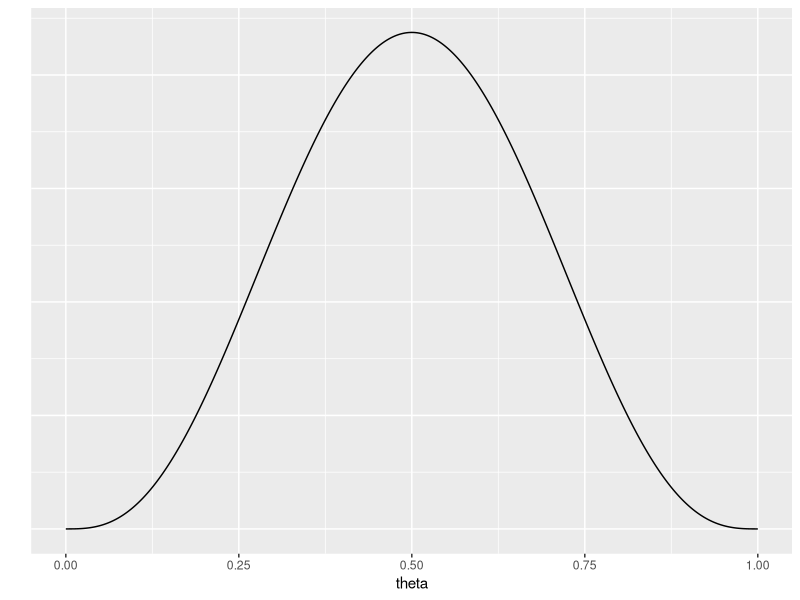
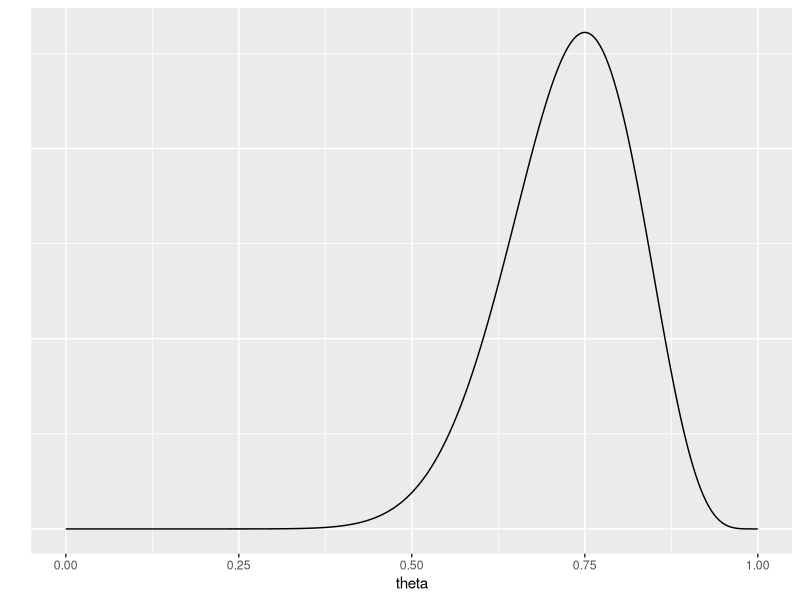
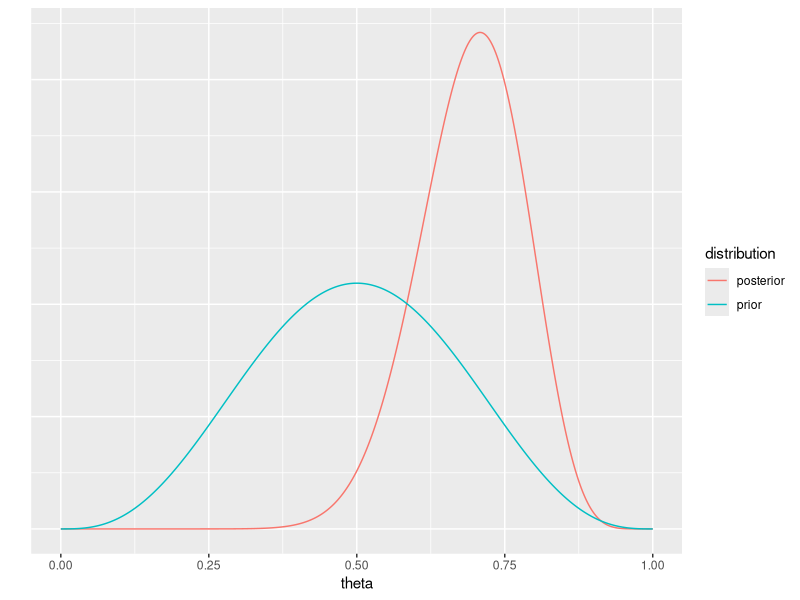

The R script that drew these images, in order:
## ---- chunk 1
library(tidyverse)
## ---- chunk 2
plot_data <- data_frame(theta = seq(0, 1, by = .001),
                        prior = dbeta(theta, 4, 4),
                        likelihood = theta^15 * (1-theta)^5,
                        posterior  = dbeta(theta, 18, 8))
settings <- function(gg_obj){
  gg_obj + geom_line() + 
  theme(axis.text.y  = element_blank(),
        axis.ticks.y = element_blank()) +
  ylab("")
}
ggplot(plot_data, aes(theta, prior)) %>% settings()
## ---- chunk 3
ggplot(plot_data, aes(theta, likelihood)) %>% settings()
## ---- chunk 4
plot_data %>% select(-likelihood) %>% 
  gather(key = distribution, value = dens, -theta) %>% 
  ggplot(aes(theta, dens, col = distribution)) %>% settings()
